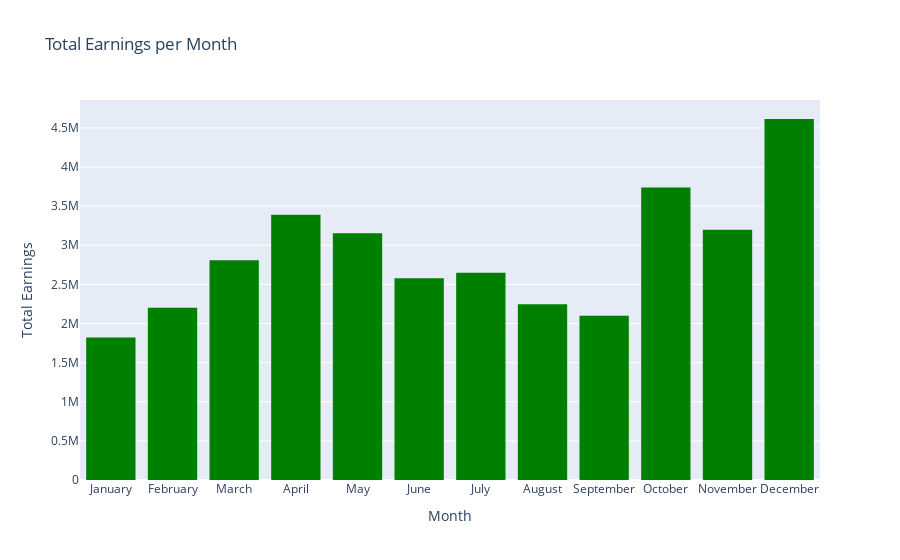

The cell this chart's notebook holds for it:
### Code cell
# Grouping by month and calculate total price (I also want to display the months in order)

monthly_earnings = sales.groupby('Month')['Total Price'].sum().reset_index()
month_order = [
    'January', 'February', 'March', 'April', 'May', 'June',
    'July', 'August', 'September', 'October', 'November', 'December'
]
monthly_earnings['Month'] = pd.Categorical(monthly_earnings['Month'], categories=month_order, ordered=True)
monthly_earnings = monthly_earnings.sort_values('Month')

fig = px.histogram(monthly_earnings, x='Month', y='Total Price', title='Total Earnings per Month')
fig.update_yaxes(title_text='Total Earnings')
fig.update_traces(marker_color='green')

fig.show()

### Figure 1 — Plotly figure (JSON) as saved in the notebook; plotly's stock layout.template omitted (floating-point values rounded to 4 significant figures)
{"data": [{"alignmentgroup": "True", "bingroup": "x", "histfunc": "sum", "hovertemplate": "Month=%{x}<br>sum of Total Price=%{y}<extra></extra>", "legendgroup": "", "marker": {"color": "green", "pattern": {"shape": ""}}, "name": "", "offsetgroup": "", "orientation": "v", "showlegend": false, "type": "histogram", "x": ["January", "February", "March", "April", "May", "June", "July", "August", "September", "October", "November", "December"], "xaxis": "x", "y": [1822000.0, 2202000.0, 2807000.0, 3391000.0, 3153000.0, 2578000.0, 2648000.0, 2244000.0, 2098000.0, 3737000.0, 3200000.0, 4613000.0], "yaxis": "y"}], "layout": {"barmode": "relative", "legend": {"tracegroupgap": 0}, "title": {"text": "Total Earnings per Month"}, "xaxis": {"anchor": "y", "domain": [0, 1], "title": {"text": "Month"}}, "yaxis": {"anchor": "x", "domain": [0, 1], "title": {"text": "Total Earnings"}}}}
